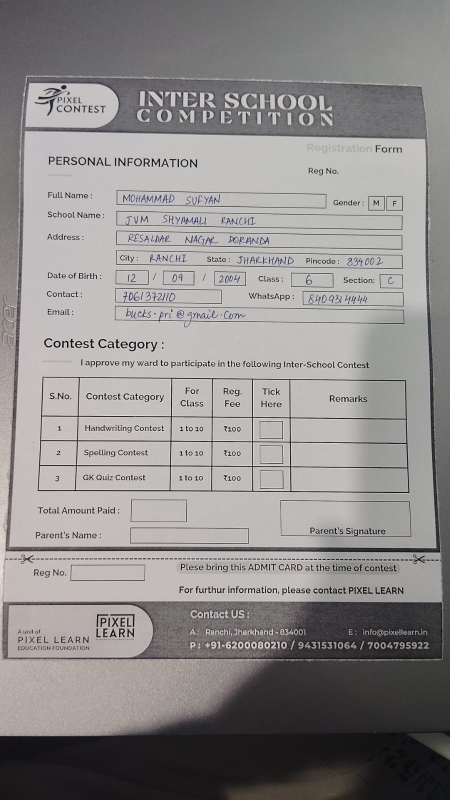
#> input picture test_1.jpeg, 899 x 1599 px (shown at 1/2 size)
$ python -i utils.py   (imports and definitions only)
#> lines starting #> are read from the running program, lines starting #| are printed output that depends on the picture; after the words box and inside, x2 and y2 are one past the last pixel; in counts of white or black regions, pixels touching at a corner belong together
import cv2
import numpy as np
import pickle
from PIL import Image
from constants import CANNY_TH1,CANNY_TH2,IMAGE_HEIGHT,IMAGE_WIDTH,FORM_PATH

##########################################################
### RAW IMAGE PROCESSIG RELATED FUNCTIONS
##########################################################

# [6 lines left out: function load_image, not called in this run]

def preprocess_image(image):
    """
    Convert image to grayscale and apply Gaussian blur.
    """
    gray_image = cv2.cvtColor(image, cv2.COLOR_BGR2GRAY)
    blurred_image = cv2.GaussianBlur(gray_image, (5, 5), 1)
    return blurred_image

def detect_edges(gray_image):
    """
    Perform edge detection using the Canny algorithm.
    """
    return cv2.Canny(gray_image, CANNY_TH1, CANNY_TH2)  # Adjust thresholds based on image characteristics

def find_largest_contour(canny_image):
    """
    Find and return the largest contour in the image.
    """
    contours, _ = cv2.findContours(canny_image, cv2.RETR_EXTERNAL, cv2.CHAIN_APPROX_SIMPLE)
    if not contours:
        raise ValueError("No contours found in the image.")

    largest_contour = max(contours, key=cv2.contourArea)
    return largest_contour

def approximate_contour(contour):
    """
    Approximate the contour to a polygon with fewer vertices.
    """
    peri = cv2.arcLength(contour, True)
    return cv2.approxPolyDP(contour, 0.02 * peri, True)

def reorder_points(points):
    """
    Reorder points to [top-left, top-right, bottom-right, bottom-left].
    """
    points = points.reshape((4, 2))
    new_points = np.zeros((4, 2), dtype=np.float32)
    add = points.sum(axis=1)
    diff = np.diff(points, axis=1)

    new_points[0] = points[np.argmin(add)]  # Top-left
    new_points[2] = points[np.argmax(add)]  # Bottom-right
    new_points[1] = points[np.argmin(diff)] # Top-right
    new_points[3] = points[np.argmax(diff)] # Bottom-left

    return new_points

def warp_perspective(image, points):
    """
    Apply a perspective transform to obtain a top-down view of the quadrilateral.
    """
    ordered_points = reorder_points(points)
    width1 = np.linalg.norm(ordered_points[0] - ordered_points[1])
    width2 = np.linalg.norm(ordered_points[2] - ordered_points[3])
    max_width = int(max(width1, width2))

    height1 = np.linalg.norm(ordered_points[0] - ordered_points[3])
    height2 = np.linalg.norm(ordered_points[1] - ordered_points[2])
    max_height = int(max(height1, height2))

    dst_points = np.array([[0, 0], [max_width, 0], [max_width, max_height], [0, max_height]], dtype=np.float32)
    M = cv2.getPerspectiveTransform(ordered_points, dst_points)

    return cv2.warpPerspective(image, M, (max_width, max_height))

def get_warped_image(frame):
    try:
        # preprocess the image
        gray_img = preprocess_image(frame)

        # Edge detection
        canny_img = detect_edges(gray_img)

        # Find the largest contour
        largest_contour = find_largest_contour(canny_img)

        # Approximate and check if it's a quadrilateral
        approx = approximate_contour(largest_contour)
        if len(approx) != 4:
            return cv2.imread(FORM_PATH)

        # Warp perspective and show the result
        warped_img = warp_perspective(frame, approx)

        # Resize image
        warped_img=cv2.resize(warped_img,(IMAGE_HEIGHT,IMAGE_WIDTH))
        return warped_img


    except Exception as e:
        print(f"An error occurred: {e}")


###############################################################
## CROPPED IMAGE PROCESSING RELATED FUNCTIONS
###############################################################


# [37 lines left out: functions load_pickle, process_fields, not called in this run]

>>> import cv2
>>> picture = cv2.imread('test_1.jpeg')
#> picture is the input picture: shape (1599, 899, 3); mean B, G, R 140.4, 140.7, 143.6
>>> result = get_warped_image(picture)
#> in detect_edges, `return cv2.Canny(gray_image, CANNY_TH1, CANNY_TH2)`:
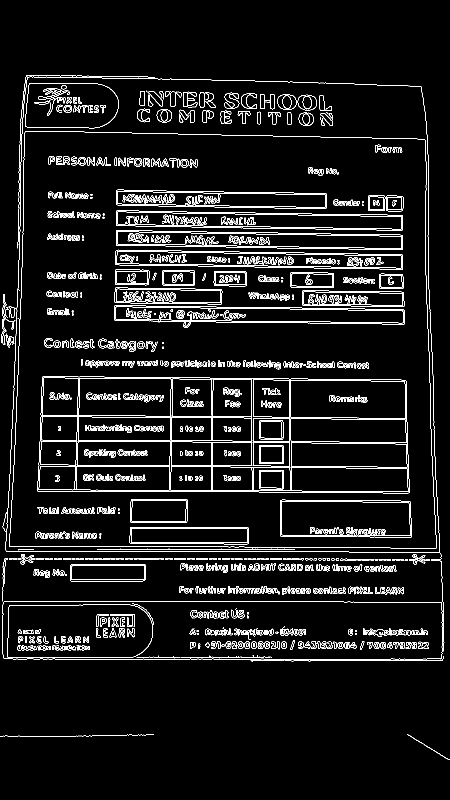
#> returned value: shape (1599, 899) (shown at 1/2 size); 6% white in thin lines or dots, all inside (x1, y1, x2, y2) = (0, 150, 899, 1520)
#> in find_largest_contour, `contours, _ = cv2.findContours(canny_image, cv2.RETR_EXTERNAL, cv2.CHA..`: contours = 174 contours, 100 with area under 20; largest, box (x1, y1, x2, y2) and area: (11, 153, 880, 1106) 781404, (4, 1202, 886, 1319) 100972, (140, 1128, 292, 1163) 5084, (477, 1176, 521, 1187) 250, (79, 1141, 100, 1156) 201
#> in find_largest_contour, `largest_contour = max(contours, key=cv2.contourArea)`: largest_contour = contour of 433 points, box (x1, y1, x2, y2) (11, 153, 880, 1106), area 781404
#> in approximate_contour, `peri = cv2.arcLength(contour, True)`: peri = 3630.1
#> in get_warped_image, `approx = approximate_contour(largest_contour)`: approx = [[55, 153], [12, 1102], [879, 1104], [842, 173]]
#> in reorder_points, `add = points.sum(axis=1)`: add = [208, 1114, 1983, 1015]
#> in reorder_points, `diff = np.diff(points, axis=1)`: diff = [98, 1090, 225, -669]
#> in warp_perspective, `ordered_points = reorder_points(points)`: ordered_points = [[55, 153], [842, 173], [879, 1104], [12, 1102]]
#> in warp_perspective, `width1 = np.linalg.norm(ordered_points[0] - ordered_points[1])`: width1 = 787.3
#> in warp_perspective, `width2 = np.linalg.norm(ordered_points[2] - ordered_points[3])`: width2 = 867
#> in warp_perspective, `height1 = np.linalg.norm(ordered_points[0] - ordered_points[3])`: height1 = 950
#> in warp_perspective, `height2 = np.linalg.norm(ordered_points[1] - ordered_points[2])`: height2 = 931.7
#> in warp_perspective, `max_height = int(max(height1, height2))`: max_height = 949
#> in warp_perspective, `dst_points = np.array([[0, 0], [max_width, 0], [max_width, max_height]..`: dst_points = [[0, 0], [867, 0], [867, 949], [0, 949]]
#> in warp_perspective, `M = cv2.getPerspectiveTransform(ordered_points, dst_points)`: M = [[1.1, 0.0496, -67.85], [-0.0284, 1.12, -169.5], [-2.75e-05, 0.000109, 1]]
#> in warp_perspective, `return cv2.warpPerspective(image, M, (max_width, max_height))`:
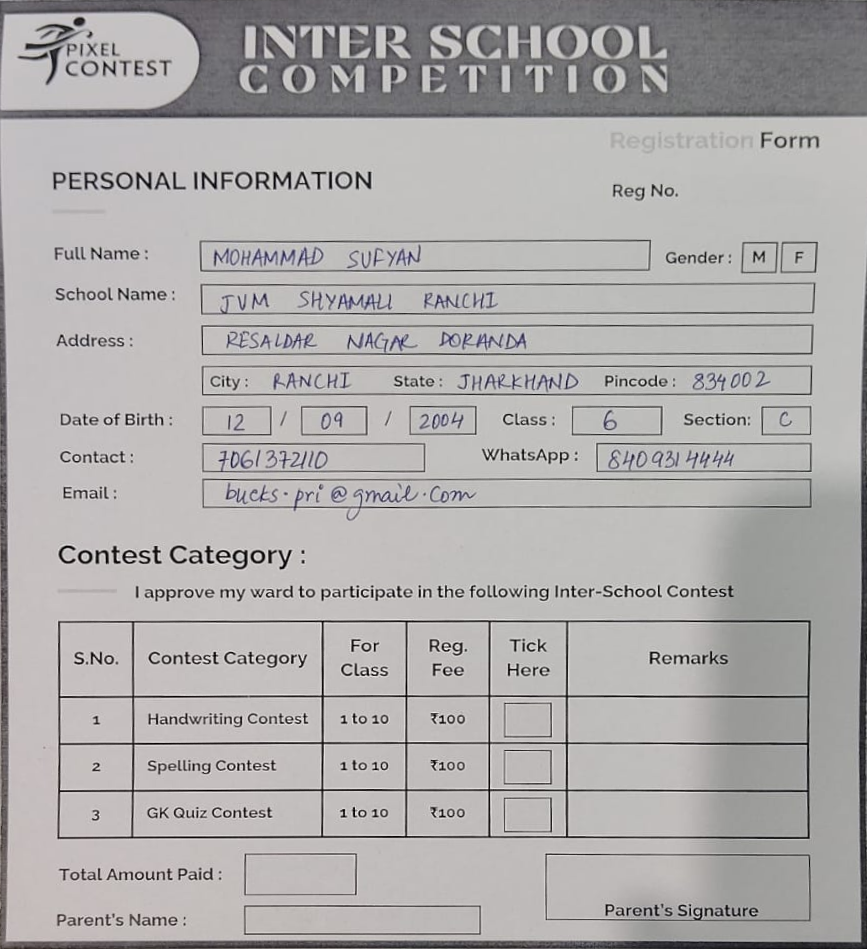
#> returned value: shape (949, 867, 3); mean of channels 0, 1, 2 170.4, 170.7, 173.1; drawn as B, G, R
#> in get_warped_image, `warped_img=cv2.resize(warped_img,(IMAGE_HEIGHT,IMAGE_WIDTH))`:
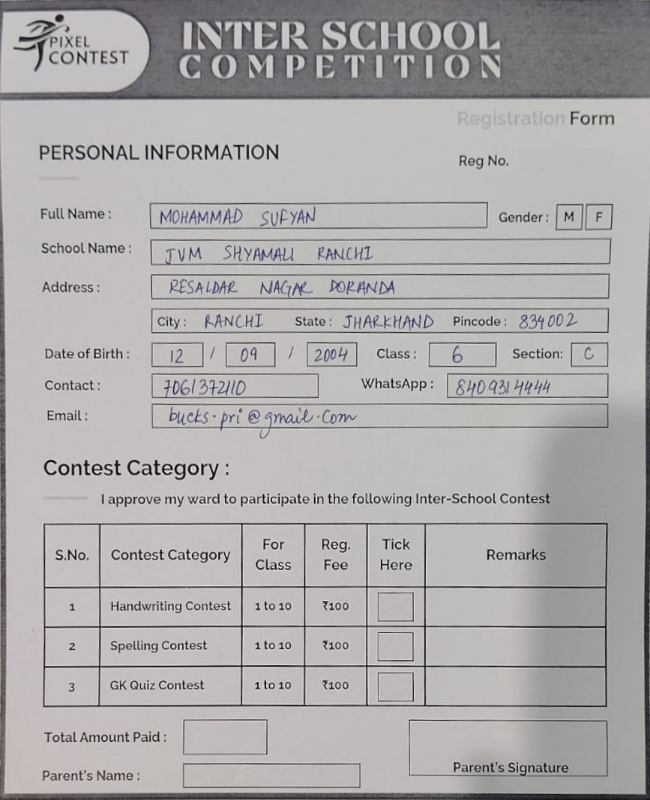
#> warped_img: shape (800, 650, 3); mean B, G, R 170.3, 170.6, 173
